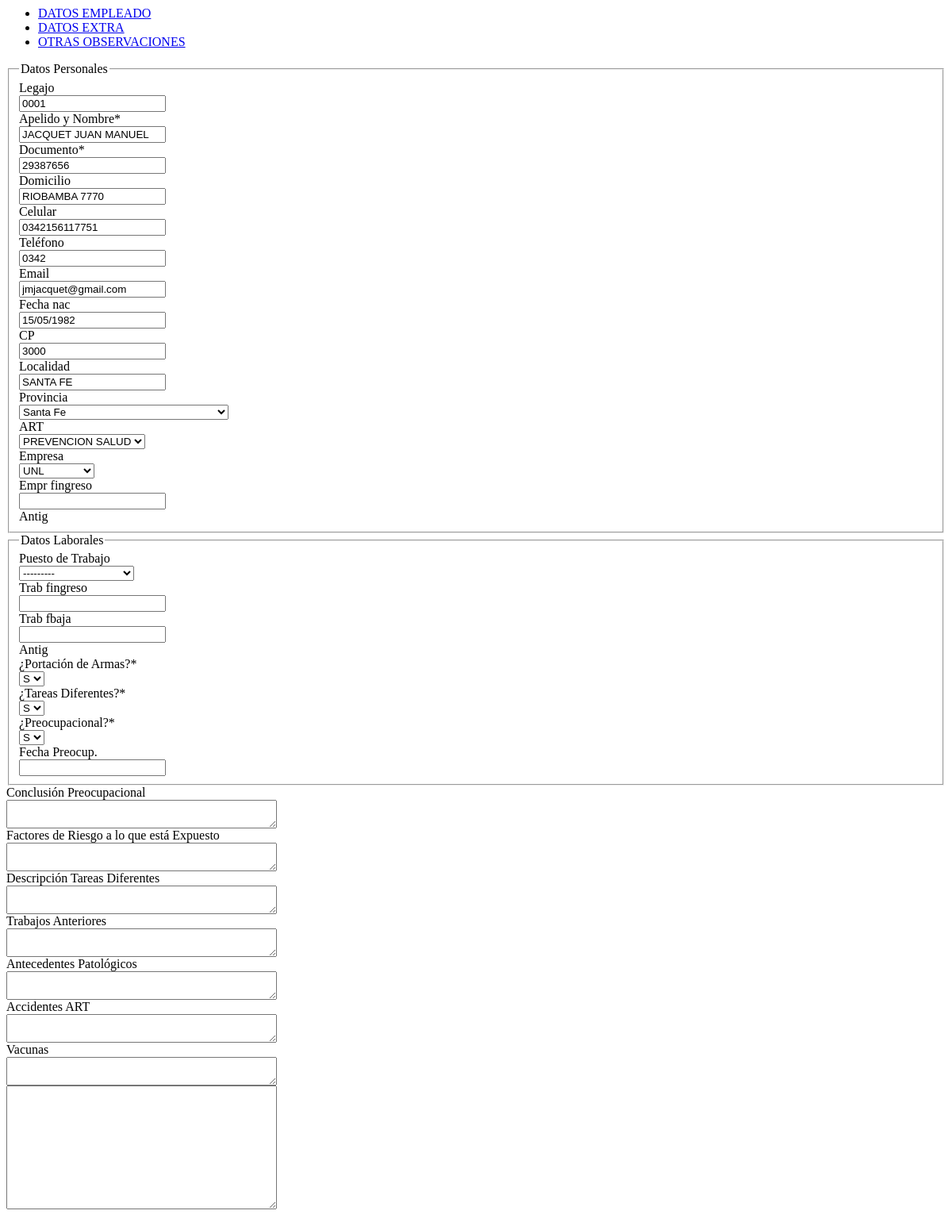
The app's page /entidades/empleado/editar/1/, older data.
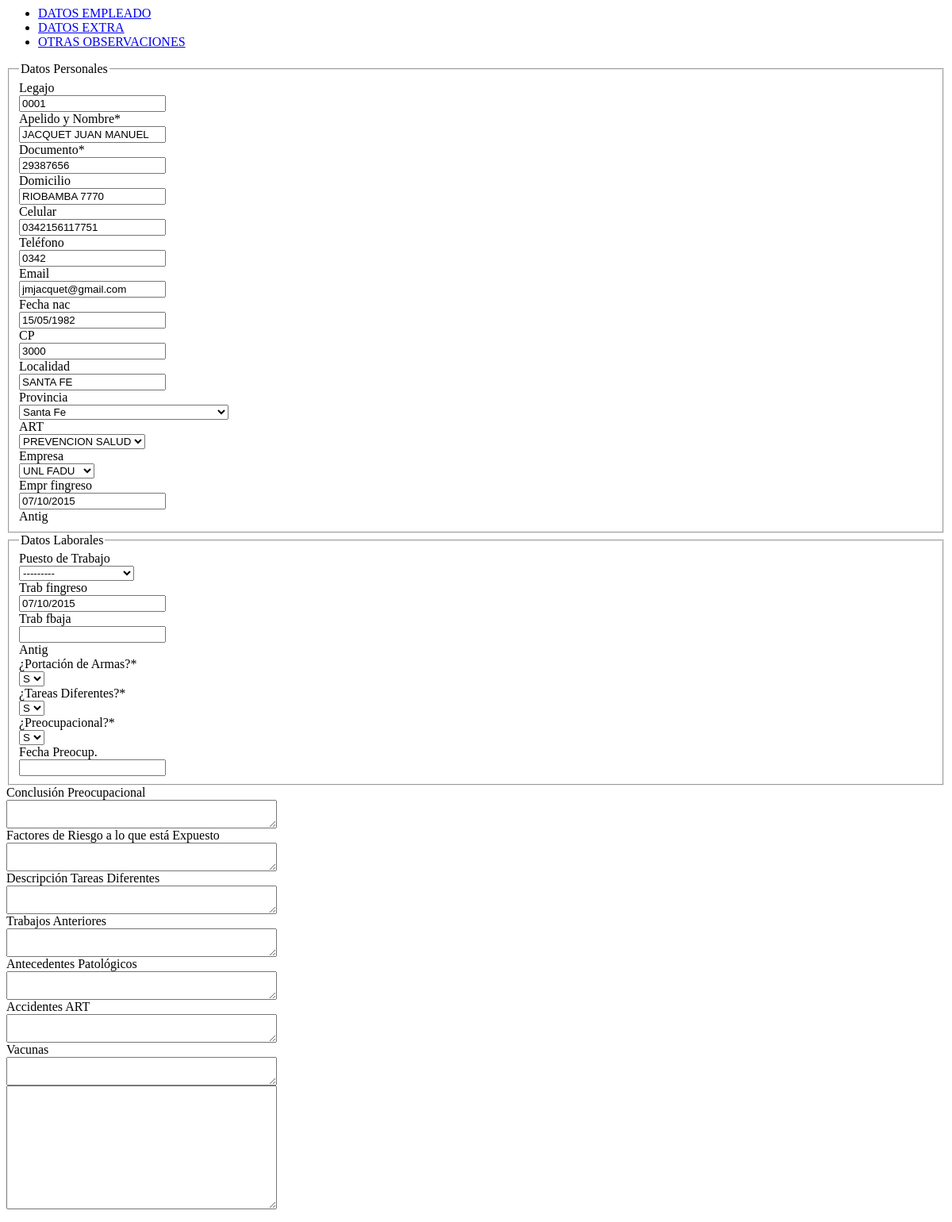
The same page, newer data.
### entidades/models.py (models this page shows, shortened)
class ent_empleado(models.Model):
	nro_doc = models.CharField(u'Documento',max_length=50,blank=True, null=True)
	legajo = models.CharField(u'Legajo',max_length=50,blank=True, null=True)
	apellido_y_nombre = models.CharField('Apelido y Nombre',max_length=200)
	fecha_nac = models.DateField('Fecha Nacimiento',blank=True, null=True)
	domicilio = models.CharField('Domicilio',max_length=200,blank=True, null=True)
	provincia = models.IntegerField('Provincia',choices=PROVINCIAS, blank=True, null=True,default=12)
	localidad = models.CharField('Localidad',max_length=100,blank=True, null=True)
	cod_postal = models.CharField('CP',max_length=50,blank=True, null=True)
	email = models.EmailField('Email',blank=True)
	telefono = models.CharField(u'Teléfono',max_length=50,blank=True, null=True)
	celular = models.CharField('Celular',max_length=50,blank=True, null=True)
	art = models.ForeignKey('ent_art',verbose_name='ART',db_column='art',blank=True, null=True,related_name='empl_art',on_delete=models.SET_NULL)
	empresa = models.ForeignKey('ent_empresa',verbose_name='Empresa',db_column='empresa',blank=True, null=True,related_name='empl_empresa',on_delete=models.SET_NULL)
	empr_fingreso = models.DateField(u'Fecha Ingreso',blank=True, null=True)
	trab_cargo = models.ForeignKey('ent_cargo',verbose_name='Puesto de Trabajo',db_column='cargo',blank=True, null=True,related_name='empl_cargo',on_delete=models.SET_NULL)
	trab_fingreso = models.DateField(u'Fecha Ingreso',blank=True, null=True)
	trab_fbaja = models.DateField(u'Fecha Baja',blank=True, null=True)
	trab_armas = models.CharField(u'¿Portación de Armas?',max_length=1,default='N')
	trab_tareas_dif = models.CharField(u'¿Tareas Diferentes?',max_length=1,default='N')
	trab_preocupac = models.CharField(u'¿Preocupacional?',max_length=1,default='N')
	trab_preocup_fecha = models.DateField(u'Fecha Preocup.',blank=True, null=True)
	trab_preocup_conclus = models.TextField(u'Conclusión Preocupacional',blank=True, null=True)
	trab_factores_riesgo = models.TextField(u'Factores de Riesgo a lo que está Expuesto',blank=True, null=True)
	trab_tareas_dif_det = models.TextField(u'Descripción Tareas Diferentes',blank=True, null=True)
	trab_anteriores = models.TextField(u'Trabajos Anteriores',blank=True, null=True)
	trab_antecedentes = models.TextField(u'Antecedentes Patológicos',blank=True, null=True)
	trab_accidentes = models.TextField(u'Accidentes ART',blank=True, null=True)
	trab_vacunas = models.TextField(u'Vacunas',blank=True, null=True)
	observaciones = models.TextField('Otras Observaciones',blank=True, null=True)
	baja = models.BooleanField(default=False)
	fecha_creacion = models.DateTimeField(auto_now_add = True)
	fecha_modif = models.DateTimeField(auto_now = True)
	usuario_carga = models.ForeignKey('usuarios.UsuUsuario',db_column='usuario_carga',blank=True, null=True,related_name='empl_usuario_carga',on_delete=models.SET_NULL)
	class Meta:
		db_table = 'ent_empleado'
		ordering = ['apellido_y_nombre']

### entidades/views.py (the view, shortened to what this page needs)
# urls.py: url(r'^empleado/editar/(?P<id>\d+)/$', EmpleadoEditView.as_view(), name="empleado_editar"),
class EmpleadoEditView(VariablesMixin,AjaxUpdateView):
    form_class = EmpleadoForm
    model = ent_empleado
    pk_url_kwarg = 'id'
    template_name = 'fm/entidades/form_empleado.html'
    def dispatch(self, *args, **kwargs):
        return super(EmpleadoEditView, self).dispatch(*args, **kwargs)
    def get_form_kwargs(self):
        kwargs = super(EmpleadoEditView, self).get_form_kwargs()
        kwargs['request'] = self.request
        return kwargs
    def get_initial(self):
        initial = super(EmpleadoEditView, self).get_initial()
        initial['tipo_form'] = 'EDICION'
        return initial

### entidades/models.py (called while the page is built)
    def __unicode__(self):
        return u'%s' % self.cargo

	def __unicode__(self):
	    return u'%s' % (self.razon_social)

	def __unicode__(self):
	    return u'%s' % (self.nombre)

### general/views.py (called while the page is built)
    def get_context_data(self, **kwargs):
        context = super(VariablesMixin, self).get_context_data(**kwargs)
        return context

### fm/templates/fm/entidades/form_empleado.html (shortened to what this page needs)
{% load i18n %}
{% load static from staticfiles %}
{% load crispy_forms_tags %}
  <div id="form-container">
    <form role="form" class="form " method="POST" action="" id="form-alta">
	        <div class="tabbable-line">
				<ul class="nav nav-tabs ">
					<li class="active">
						<a href="#tab_15_1" data-toggle="tab" aria-expanded="true">
						DATOS EMPLEADO</a>
					</li>
					<li>
						<a href="#tab_15_2" data-toggle="tab">DATOS EXTRA </a>
					</li>
					<li>
						<a href="#tab_15_3" data-toggle="tab">
						OTRAS OBSERVACIONES </a>
					</li>
				</ul>
				<div class="tab-content">
					<div class="tab-pane active" id="tab_15_1">
						<div class="col-xs-12">
					        <div class="row cerca">
					        	<fieldset>
					        	<legend>Datos Personales</legend>
					        	<div class="row cerca">
					             <div class="col-sm-3 col-xs-6">
					                 {{form.legajo|as_crispy_field}}
					             </div>
					             <div class="col-sm-9 col-xs-12">
					                 {{form.apellido_y_nombre|as_crispy_field}}
					             </div>
						        </div>
						        <div class="row cerca">
						         <div class="col-sm-3 col-xs-6">
					                 {{form.nro_doc|as_crispy_field}}
					             </div>
					             <div class="col-sm-9 col-xs-11">
					                 {{form.domicilio|as_crispy_field}}
					             </div>
					            </div>
					            <div class="row cerca">
						             <div class="col-sm-4 col-xs-6">
						                 {{form.celular|as_crispy_field}}
						             </div>
						             <div class="col-sm-4 col-xs-6">
						                 {{form.telefono|as_crispy_field}}
						             </div>
						             <div class="col-sm-4 col-xs-12">
						                 {{form.email|as_crispy_field}}
						             </div>
					             </div>
						        <div class="row cerca">
					             <div class="col-sm-2 col-xs-6">
					                 {{form.fecha_nac|as_crispy_field}}
					             </div>
					             <div class="col-sm-2 col-xs-6">
					                 {{form.cod_postal|as_crispy_field}}
					             </div>
					             <div class="col-sm-4 col-xs-6">
					                 {{form.localidad|as_crispy_field}}
					             </div>
					             <div class="col-sm-4 col-xs-12">
					                 {{form.provincia|as_crispy_field}}
					             </div>
						        </div>
						        <div class="row cerca">
						             <div class="col-sm-4 col-xs-12">
						                 {{form.art|as_crispy_field}}
						             </div>
						             <div class="col-sm-4 col-xs-12">
							                 {{form.empresa|as_crispy_field}}
							             </div>
							         <div class="col-sm-2 col-xs-12">
							                 {{form.empr_fingreso|as_crispy_field}}
							             </div>
							         <div class="col-sm-2 col-xs-12">
							                 Antig
							          </div>
					         	</div>
					        	</fieldset>
					        </div>
					        <div class="row cerca">
					        	<fieldset>
						        <legend>Datos Laborales</legend>
				  		         <div class="row cerca">
						             <div class="col-sm-6 col-xs-12">
						                 {{form.trab_cargo|as_crispy_field}}
						             </div>
						             <div class="col-sm-2 col-xs-12">
						                 {{form.trab_fingreso|as_crispy_field}}
						             </div>
						              <div class="col-sm-2 col-xs-12">
						                 {{form.trab_fbaja|as_crispy_field}}
						             </div>
						             <div class="col-sm-2 col-xs-12">
						                 Antig
						             </div>
				  		         </div>
						         <div class="row cerca">
						              <div class="col-sm-3 col-xs-12">
						                 {{form.trab_armas|as_crispy_field}}
						             </div>
						             <div class="col-sm-3 col-xs-12">
						                 {{form.trab_tareas_dif|as_crispy_field}}
						             </div>
						             <div class="col-sm-3 col-xs-12">
						                 {{form.trab_preocupac|as_crispy_field}}
						             </div>
						             <div class="col-sm-3 col-xs-12">
						             	{{form.trab_preocup_fecha|as_crispy_field}}
						             </div>
				  		         </div>
					    		</fieldset>
					    	</div>
					    </div>
					</div>
					<div class="tab-pane" id="tab_15_2">
						<div class="col-xs-12">
					        <div class="row cerca">
					             <div class="col-xs-12">
					                 {{form.trab_preocup_conclus|as_crispy_field}}
					             </div>
					        </div>
					        <div class="row cerca">
						          <div class="col-xs-12">
					                 {{form.trab_factores_riesgo|as_crispy_field}}
					             </div>
							</div>
							 <div class="row cerca">
						          <div class="col-xs-12">
					                 {{form.trab_tareas_dif_det|as_crispy_field}}
					             </div>
							</div>
							 <div class="row cerca">
						          <div class="col-xs-12">
					                 {{form.trab_anteriores|as_crispy_field}}
					             </div>
							</div>
							 <div class="row cerca">
						          <div class="col-xs-12">
					                 {{form.trab_antecedentes|as_crispy_field}}
					             </div>
							</div>
							 <div class="row cerca">
						          <div class="col-xs-12">
					                 {{form.trab_accidentes|as_crispy_field}}
					             </div>
							</div>
							 <div class="row cerca">
						          <div class="col-xs-12">
					                 {{form.trab_vacunas|as_crispy_field}}
					             </div>
							</div>
						</div>
				   </div>
				   <div class="tab-pane" id="tab_15_3">
						<div class="col-xs-12">
							<div class="row cerca">
						          <div class="col-xs-12">
					                 {{form.observaciones|as_crispy_field}}
					             </div>
							</div>
						</div>
				   </div>
				 </div>
			</div>
    </form>
</div>

Row changes from the older to the newer data that the page shows:
changed ent_empleado "JACQUET JUAN MANUEL": empresa "UNL" → "UNL FADU"; empr_fingreso (not shown) → "07/10/2015"; trab_fingreso (not shown) → "07/10/2015"
